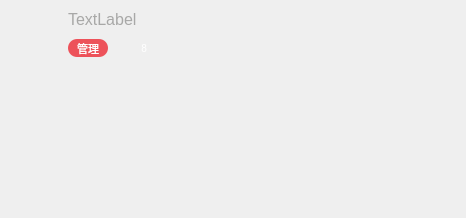
<?xml version="1.0" encoding="UTF-8"?>
<ui version="4.0">
 <class>ChatImageItem</class>
 <widget class="QDialog" name="ChatImageItem">
  <property name="geometry">
   <rect>
    <x>0</x>
    <y>0</y>
    <width>466</width>
    <height>218</height>
   </rect>
  </property>
  <property name="windowTitle">
   <string>Dialog</string>
  </property>
  <layout class="QVBoxLayout" name="verticalLayout">
   <property name="spacing">
    <number>0</number>
   </property>
   <property name="leftMargin">
    <number>0</number>
   </property>
   <property name="topMargin">
    <number>0</number>
   </property>
   <property name="rightMargin">
    <number>0</number>
   </property>
   <property name="bottomMargin">
    <number>0</number>
   </property>
   <item>
    <widget class="QWidget" name="widget" native="true">
     <property name="minimumSize">
      <size>
       <width>0</width>
       <height>66</height>
      </size>
     </property>
     <property name="maximumSize">
      <size>
       <width>16777215</width>
       <height>66</height>
      </size>
     </property>
     <layout class="QHBoxLayout" name="horizontalLayout_2">
      <property name="spacing">
       <number>10</number>
      </property>
      <property name="leftMargin">
       <number>6</number>
      </property>
      <property name="topMargin">
       <number>0</number>
      </property>
      <property name="rightMargin">
       <number>0</number>
      </property>
      <property name="bottomMargin">
       <number>0</number>
      </property>
      <item>
       <widget class="CRoundLabel" name="label">
        <property name="minimumSize">
         <size>
          <width>52</width>
          <height>52</height>
         </size>
        </property>
        <property name="maximumSize">
         <size>
          <width>52</width>
          <height>52</height>
         </size>
        </property>
        <property name="text">
         <string/>
        </property>
       </widget>
      </item>
      <item>
       <layout class="QVBoxLayout" name="verticalLayout_2">
        <property name="topMargin">
         <number>10</number>
        </property>
        <property name="bottomMargin">
         <number>8</number>
        </property>
        <item>
         <widget class="QLabel" name="nameLab">
          <property name="styleSheet">
           <string notr="true">font-family: &quot;微软雅黑&quot;;
font-weight: 400;
font-size: 16px;
color: #A8A8A7;
line-height: 22px;
font-style: normal;</string>
          </property>
          <property name="text">
           <string>TextLabel</string>
          </property>
         </widget>
        </item>
        <item>
         <layout class="QHBoxLayout" name="horizontalLayout_3">
          <property name="rightMargin">
           <number>20</number>
          </property>
          <item>
           <widget class="QLabel" name="label_3">
            <property name="minimumSize">
             <size>
              <width>40</width>
              <height>18</height>
             </size>
            </property>
            <property name="maximumSize">
             <size>
              <width>40</width>
              <height>18</height>
             </size>
            </property>
            <property name="styleSheet">
             <string notr="true">background: #ED525A;
border-radius: 9px;

font-family: &quot;微软雅黑&quot;;
font-weight: 400;
font-size: 11px;
color: #FFFFFF;
line-height: 16px;
font-style: normal;</string>
            </property>
            <property name="text">
             <string>管理</string>
            </property>
            <property name="alignment">
             <set>Qt::AlignCenter</set>
            </property>
           </widget>
          </item>
          <item>
           <widget class="QLabel" name="user_lab">
            <property name="minimumSize">
             <size>
              <width>37</width>
              <height>16</height>
             </size>
            </property>
            <property name="maximumSize">
             <size>
              <width>37</width>
              <height>16</height>
             </size>
            </property>
            <property name="styleSheet">
             <string notr="true">font-family: &quot;微软雅黑&quot;;
font-weight: 400;
font-size: 10px;
color: #FFFFFF;
text-align: right;
font-style: normal;

background-image: url(:/images/live_lev.png);
background-position: center;
padding-right: 6px; 
 text-align: right;</string>
            </property>
            <property name="text">
             <string>8</string>
            </property>
            <property name="alignment">
             <set>Qt::AlignRight|Qt::AlignTrailing|Qt::AlignVCenter</set>
            </property>
           </widget>
          </item>
          <item>
           <widget class="QLabel" name="label_4">
            <property name="minimumSize">
             <size>
              <width>74</width>
              <height>18</height>
             </size>
            </property>
            <property name="maximumSize">
             <size>
              <width>74</width>
              <height>18</height>
             </size>
            </property>
            <property name="text">
             <string/>
            </property>
           </widget>
          </item>
          <item>
           <spacer name="horizontalSpacer">
            <property name="orientation">
             <enum>Qt::Horizontal</enum>
            </property>
            <property name="sizeHint" stdset="0">
             <size>
              <width>40</width>
              <height>20</height>
             </size>
            </property>
           </spacer>
          </item>
         </layout>
        </item>
       </layout>
      </item>
     </layout>
    </widget>
   </item>
   <item>
    <layout class="QHBoxLayout" name="horizontalLayout">
     <property name="leftMargin">
      <number>68</number>
     </property>
     <item>
      <widget class="click_label" name="image">
       <property name="minimumSize">
        <size>
         <width>150</width>
         <height>150</height>
        </size>
       </property>
       <property name="maximumSize">
        <size>
         <width>150</width>
         <height>150</height>
        </size>
       </property>
       <property name="styleSheet">
        <string notr="true">border-radius: 16px;</string>
       </property>
       <property name="text">
        <string/>
       </property>
       <property name="alignment">
        <set>Qt::AlignLeading|Qt::AlignLeft|Qt::AlignVCenter</set>
       </property>
      </widget>
     </item>
     <item>
      <spacer name="horizontalSpacer_2">
       <property name="orientation">
        <enum>Qt::Horizontal</enum>
       </property>
       <property name="sizeHint" stdset="0">
        <size>
         <width>40</width>
         <height>20</height>
        </size>
       </property>
      </spacer>
     </item>
    </layout>
   </item>
  </layout>
 </widget>
 <customwidgets>
  <customwidget>
   <class>click_label</class>
   <extends>QLabel</extends>
   <header location="global">click_label.h</header>
   <slots>
    <signal>clicked()</signal>
   </slots>
  </customwidget>
  <customwidget>
   <class>CRoundLabel</class>
   <extends>QLabel</extends>
   <header location="global">CRoundLabel.h</header>
  </customwidget>
 </customwidgets>
 <resources/>
 <connections/>
</ui>
